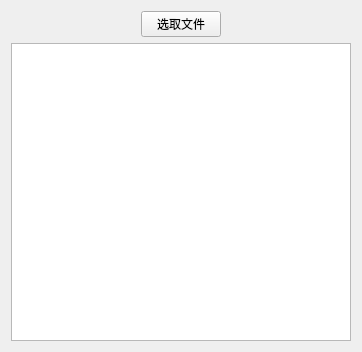
<?xml version="1.0" encoding="UTF-8"?>
<ui version="4.0">
 <class>Widget</class>
 <widget class="QWidget" name="Widget">
  <property name="geometry">
   <rect>
    <x>0</x>
    <y>0</y>
    <width>362</width>
    <height>352</height>
   </rect>
  </property>
  <property name="windowTitle">
   <string>Widget</string>
  </property>
  <layout class="QVBoxLayout" name="verticalLayout">
   <item>
    <layout class="QHBoxLayout" name="horizontalLayout">
     <item>
      <spacer name="horizontalSpacer">
       <property name="orientation">
        <enum>Qt::Horizontal</enum>
       </property>
       <property name="sizeHint" stdset="0">
        <size>
         <width>40</width>
         <height>20</height>
        </size>
       </property>
      </spacer>
     </item>
     <item>
      <widget class="QPushButton" name="pushButton">
       <property name="text">
        <string>选取文件</string>
       </property>
      </widget>
     </item>
     <item>
      <spacer name="horizontalSpacer_2">
       <property name="orientation">
        <enum>Qt::Horizontal</enum>
       </property>
       <property name="sizeHint" stdset="0">
        <size>
         <width>40</width>
         <height>20</height>
        </size>
       </property>
      </spacer>
     </item>
    </layout>
   </item>
   <item>
    <widget class="QTextBrowser" name="textBrowser"/>
   </item>
  </layout>
 </widget>
 <resources/>
 <connections/>
</ui>
